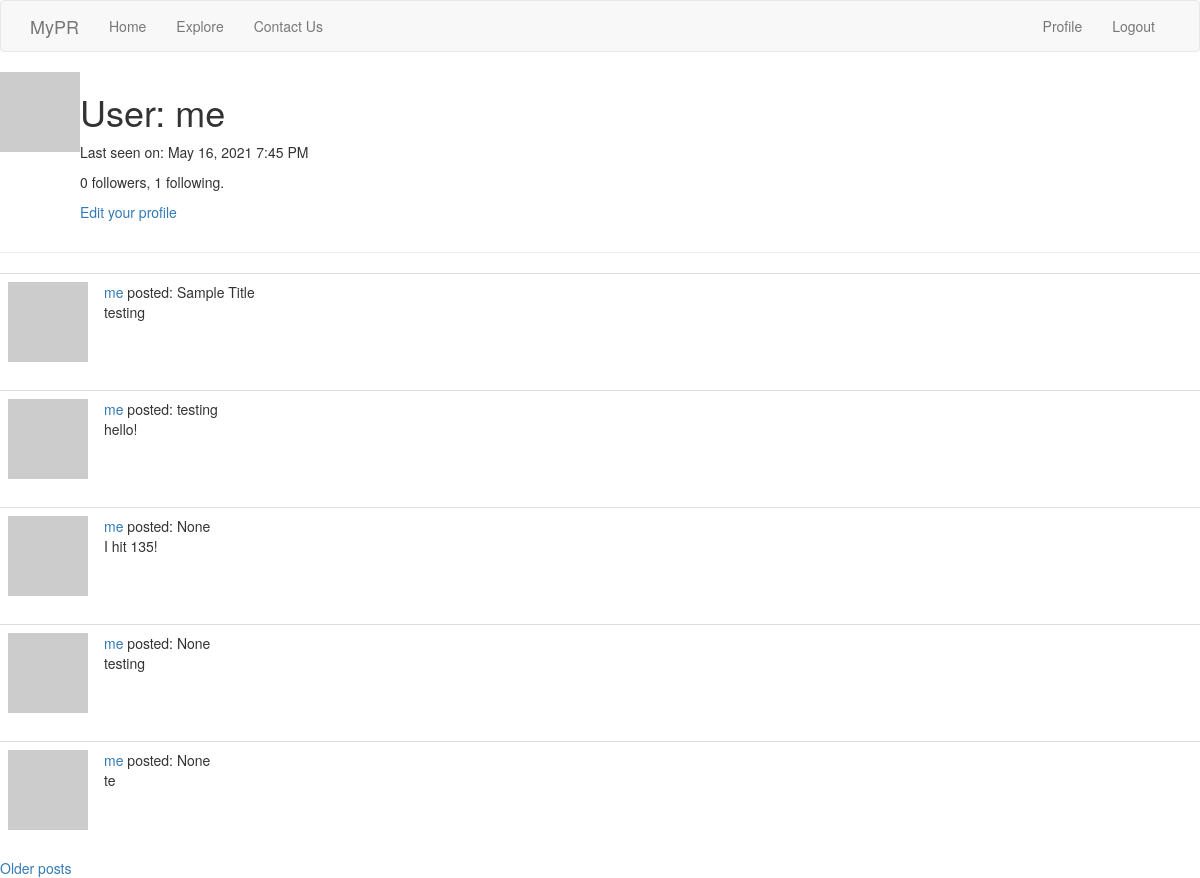
Before: /user/me (signed in) with the older database file.
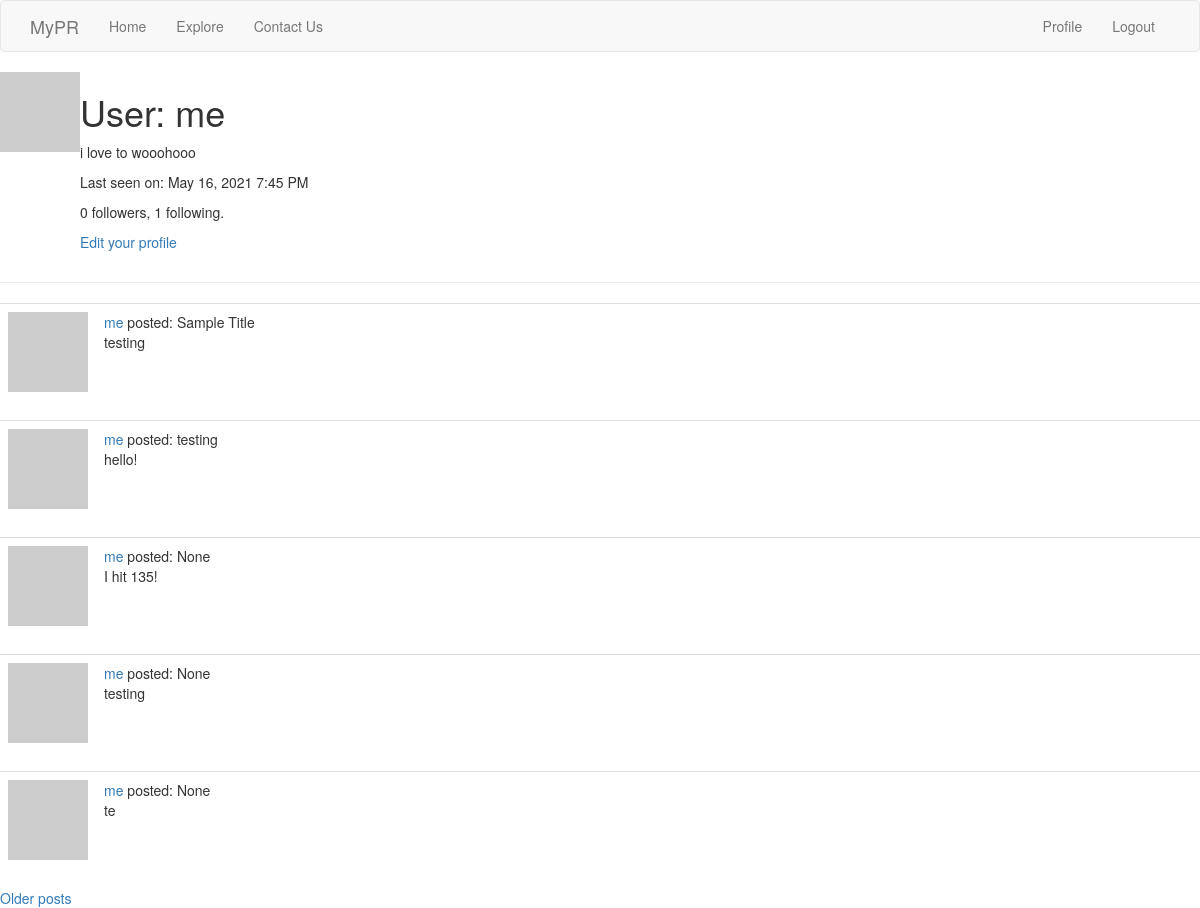
After: the same page with the newer database file.
### app/models.py (models this page shows, shortened)
class User(UserMixin, db.Model):
    id = db.Column(db.Integer, primary_key=True)
    username = db.Column(db.String(64), index=True, unique=True)
    email = db.Column(db.String(120), index=True, unique=True)
    password_hash = db.Column(db.String(128))
    posts = db.relationship('Post', backref='author', lazy='dynamic')
    about_me = db.Column(db.String(140))
    last_seen = db.Column(db.DateTime, default=datetime.utcnow)
    followed = db.relationship(
        'User', secondary=followers,
        primaryjoin=(followers.c.follower_id == id),
        secondaryjoin=(followers.c.followed_id == id),
        backref=db.backref('followers', lazy='dynamic'), lazy='dynamic')
    def avatar(self, size):
        digest = md5(self.email.lower().encode('utf-8')).hexdigest()
        return 'https://www.gravatar.com/avatar/{}?d=identicon&s={}'.format(
            digest, size)

class Post(db.Model):
    id = db.Column(db.Integer, primary_key=True)
    title = db.Column(db.String(20))
    body = db.Column(db.String(140))
    timestamp = db.Column(db.DateTime, index=True, default=datetime.utcnow)
    user_id = db.Column(db.Integer, db.ForeignKey('user.id'))

### app/main/routes.py (the view)
@bp.route('/user/<username>')
@login_required
def user(username):
    user = User.query.filter_by(username=username).first_or_404()
    page = request.args.get('page', 1, type=int)
    posts = user.posts.order_by(Post.timestamp.desc()).paginate(
        page, current_app.config['POSTS_PER_PAGE'], False)
    next_url = url_for('main.user', username=user.username,
                       page=posts.next_num) if posts.has_next else None
    prev_url = url_for('main.user', username=user.username,
                       page=posts.prev_num) if posts.has_prev else None
    form = EmptyForm()
    return render_template('user.html', user=user, posts=posts.items,
                           next_url=next_url, prev_url=prev_url, form=form)

### app/models.py (called while the page is built)
@login.user_loader
def load_user(id):
    return User.query.get(int(id))

### app/templates/user.html (shortened to what this page needs)
{% extends "base.html" %}
{% block content %}
    <table>
        <tr valign="top">
            <td><img src="{{ user.avatar(256) }}"></td>
            <td>
                <h1>User: {{ user.username }}</h1>
                {% if user.about_me %}
                    <p>{{ user.about_me }}</p>
                {% endif %}
                {% if user.last_seen %}
                    <p>Last seen on: {{ moment(user.last_seen).format('LLL') }}</p>
                {% endif %}
                <p>{{ user.followers.count() }} followers, {{ user.followed.count() }} following.</p>
                {% if user == current_user %}
                <p><a href="{{ url_for('main.edit_profile') }}">Edit your profile</a></p>
                {% endif %}
            </td>
        </tr>
    </table>
    <hr>
    {% for post in posts %}
        {% include '_post.html' %}
    {% endfor %}
    {% if next_url %}
    <a href="{{ next_url }}">Older posts</a>
    {% endif %}
{% endblock %}

### app/templates/base.html (shortened to what this page needs)
{% extends 'bootstrap/base.html' %}
{% block navbar %}
    <nav class="navbar navbar-default">
        <div class="container">
            <div class="navbar-header">
                <div class="navbar-brand" >MyPR</div>
            </div>
            <div class="collapse navbar-collapse" id="bs-example-navbar-collapse-1">
                <ul class="nav navbar-nav">
                    <li><a href="{{ url_for('main.index') }}">Home</a></li>
                    <li><a href="{{ url_for('main.explore') }}">Explore</a></li>
                    <li><a href="{{ url_for('main.contact') }}">Contact Us</a></li>
                </ul>
                <ul class="nav navbar-nav navbar-right">
                    {% if current_user.is_anonymous %}
                    <li><a href="{{ url_for('auth.login') }}">Login</a></li>
                    {% else %}
                    <li><a href="{{ url_for('main.user', username=current_user.username) }}">Profile</a></li>
                    <li><a href="{{ url_for('auth.logout') }}">Logout</a></li>
                    {% endif %}
                </ul>
            </div>
        </div>
    </nav>
{% endblock %}

### app/templates/_post.html
<table class="table table-hover">
        <tr>
            <td width="70px">
                <a href="{{ url_for('main.user', username=post.author.username) }}">
                    <img src="{{ post.author.avatar(70) }}" />
                </a>
            </td>
            <td>
                <a href="{{ url_for('main.user', username=post.author.username) }}">
                    {{ post.author.username }}
                </a>
                posted: {{ post.title}}
                <br>
                    {{ post.body }}
            </td>
        </tr>
</table>

Changed rows visible on the page:
changed User "me": about_me (not shown) → "i love to wooohooo"
